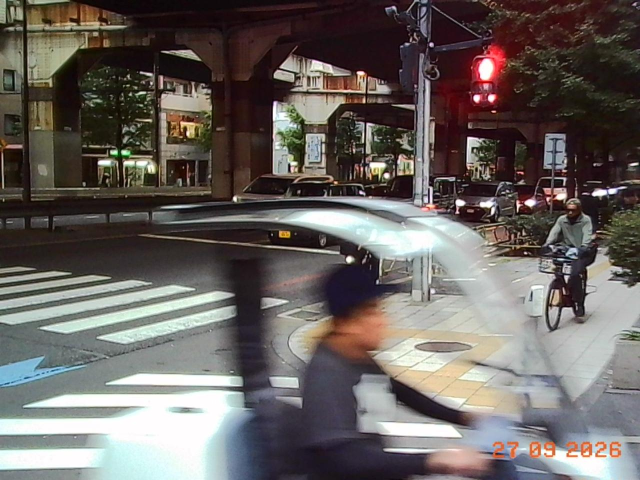
#> input picture scripts/charmera/source/charmera-street-as-received.jpg, 1280 x 960 px (shown at 1/2 size); its folder holds 2 pictures in this run
$ python measure_detail.py
#> lines starting #> are read from the running program, lines starting #| are printed output that depends on the picture
#!/usr/bin/env python3
"""Measure how much fine detail real Charmera photos contain.

Usage, from the repository root: python scripts/charmera/measure_detail.py

The two Charmera JPEGs in scripts/charmera/source/ arrived recompressed by a
messaging app (1280x960, progressive, IJG quality 75, no EXIF). So every
comparison image goes through the same path: resize to 1280x960, then JPEG
quality 75. For each image the script takes the horizontal power spectrum of
luma (the bottom 100 rows are excluded so the date stamp does not count),
normalises it to the 100-200 cycles-per-picture-width band, and writes the
averaged curves to static/charmera/spectrum.json for the essay's chart.

An 800-pixel-wide image cannot hold detail finer than 400 cycles per picture
width. Recompression cannot add detail, so the received copies still bound
what the camera captured. The result is consistent with the firmware's
800x600 capture surface; it does not by itself separate that surface from lens
softness or in-camera noise reduction. Requires numpy and Pillow.
"""
import io
import json
from pathlib import Path

import numpy as np
from PIL import Image

REPO = Path(__file__).resolve().parents[2]
SOURCE = Path(__file__).resolve().parent / "source"
PHONE = ["kudanshita", "hakone-torii", "otaru-window", "asahikawa"]
BIN = 8          # cycles per picture width per bin
MAX = 640        # Nyquist of a 1280-wide image


def received_path(image):
    """Resize to 1280x960 and recompress at quality 75, like the received Charmera copies."""
    buffer = io.BytesIO()
    image.convert("RGB").resize((1280, 960), Image.LANCZOS).save(buffer, "JPEG", quality=75, progressive=True)
    buffer.seek(0)
    return Image.open(buffer)


def spectrum(image):
    a = np.asarray(image.convert("RGB")).astype(np.float64)
    y = (0.299 * a[..., 0] + 0.587 * a[..., 1] + 0.114 * a[..., 2])[:860]
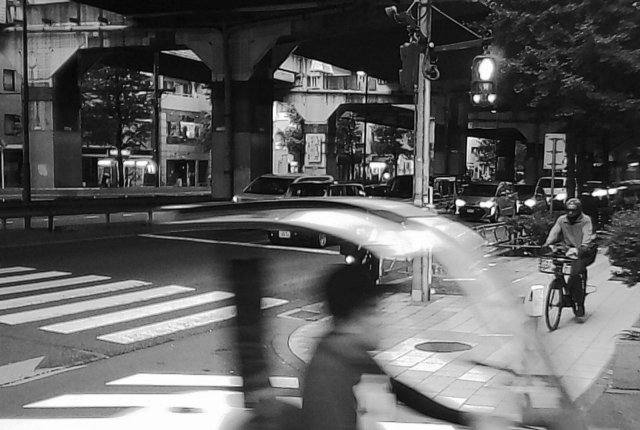
#> y: shape (860, 1280) float64 (shown at 1/2 size); min 0, max 255, mean 94.8
    y = y - y.mean()
    window = np.outer(np.hanning(y.shape[0]), np.hanning(y.shape[1]))
    power = (np.abs(np.fft.rfft(y * window, axis=1)) ** 2).mean(0)
#> power = 641 values, max 133355801 at index 1, min 478.8 at index 632, mean 1033563.9
    reference = power[100:200].mean()
#> reference = 162438.6
    return np.array([power[f:f + BIN].mean() / reference for f in range(BIN, MAX, BIN)])


def band(curve, lo, hi):
    """Mean relative power between lo and hi cycles per picture width, in percent."""
    freqs = np.arange(BIN, MAX, BIN)
    return round(float(curve[(freqs >= lo) & (freqs < hi)].mean() * 100), 1)


def main():
    charmera = {name: spectrum(Image.open(SOURCE / f"charmera-{name}-as-received.jpg")) for name in ("street", "park")}
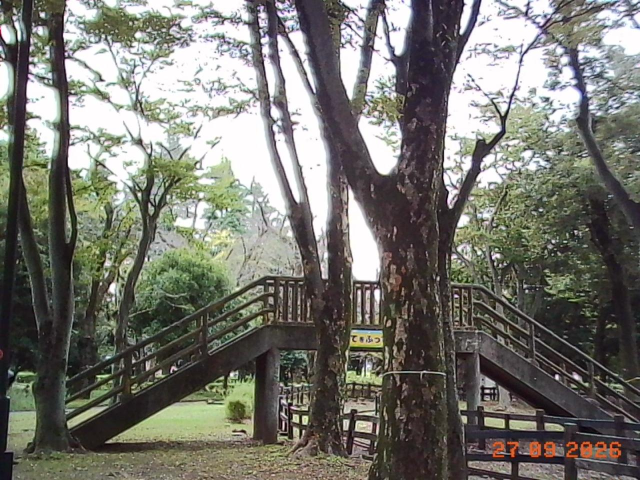
#> input picture scripts/charmera/source/charmera-park-as-received.jpg, 1280 x 960 px (shown at 1/2 size)
#> in spectrum (call 2), `y = (0.299 * a[..., 0] + 0.587 * a[..., 1] + 0.114 * a[..., 2])[:860]`:
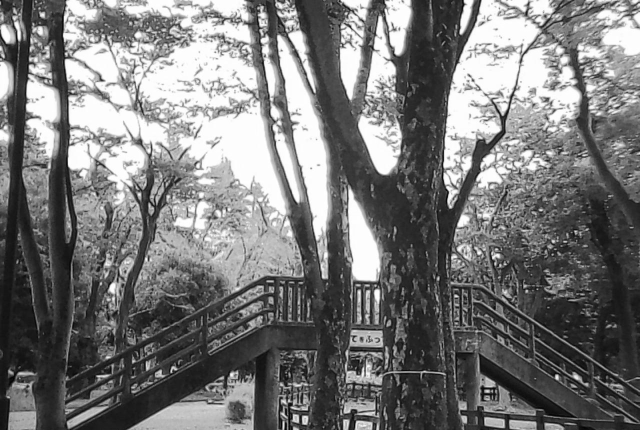
#> y: shape (860, 1280) float64 (shown at 1/2 size); min 0.228, max 255, mean 120
#> in spectrum (call 2), `power = (np.abs(np.fft.rfft(y * window, axis=1)) ** 2).mean(0)`: power = 641 values, max 185878783 at index 0, min 790.8 at index 640, mean 1268534.9
#> in spectrum (call 2), `reference = power[100:200].mean()`: reference = 250796.9
#> charmera = 2 items
#> (the run stopped early here; a loop or call above may not have finished)
